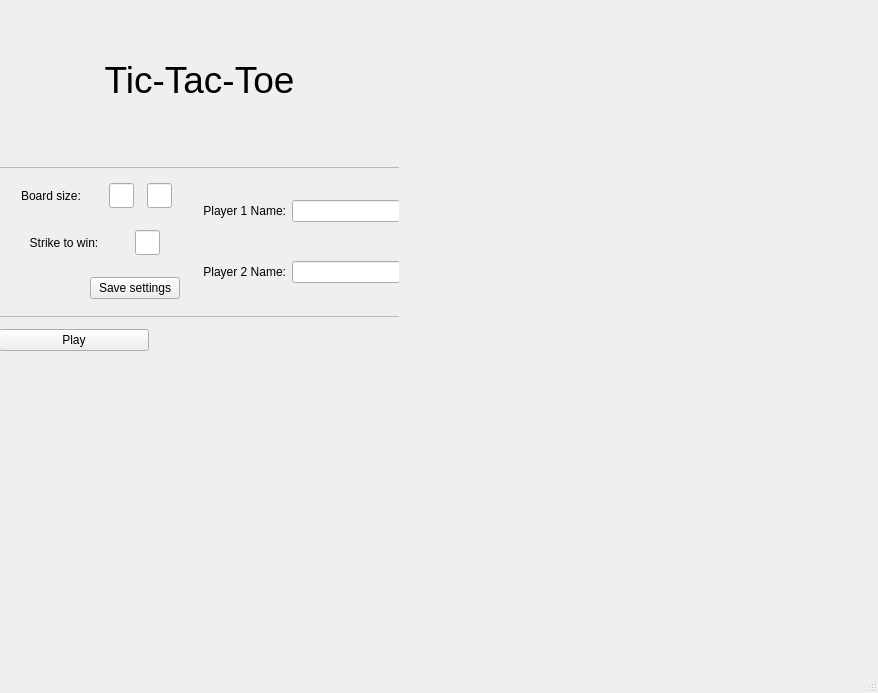
<?xml version="1.0" encoding="UTF-8"?>
<ui version="4.0">
 <class>MainWindow</class>
 <widget class="QMainWindow" name="MainWindow">
  <property name="geometry">
   <rect>
    <x>0</x>
    <y>0</y>
    <width>878</width>
    <height>693</height>
   </rect>
  </property>
  <property name="windowTitle">
   <string>MainWindow</string>
  </property>
  <widget class="QWidget" name="centralwidget">
   <widget class="QWidget" name="mainMenuWidget" native="true">
    <property name="geometry">
     <rect>
      <x>-1</x>
      <y>-1</y>
      <width>400</width>
      <height>400</height>
     </rect>
    </property>
    <property name="minimumSize">
     <size>
      <width>400</width>
      <height>400</height>
     </size>
    </property>
    <property name="maximumSize">
     <size>
      <width>400</width>
      <height>400</height>
     </size>
    </property>
    <property name="layoutDirection">
     <enum>Qt::LeftToRight</enum>
    </property>
    <widget class="QWidget" name="verticalLayoutWidget">
     <property name="geometry">
      <rect>
       <x>0</x>
       <y>0</y>
       <width>401</width>
       <height>360</height>
      </rect>
     </property>
     <layout class="QVBoxLayout" name="mainMenuLayout">
      <item>
       <widget class="QLabel" name="titleLabel">
        <property name="minimumSize">
         <size>
          <width>0</width>
          <height>150</height>
         </size>
        </property>
        <property name="maximumSize">
         <size>
          <width>16777215</width>
          <height>150</height>
         </size>
        </property>
        <property name="font">
         <font>
          <pointsize>28</pointsize>
         </font>
        </property>
        <property name="text">
         <string>Tic-Tac-Toe</string>
        </property>
        <property name="alignment">
         <set>Qt::AlignCenter</set>
        </property>
       </widget>
      </item>
      <item>
       <widget class="QFrame" name="settingsFrame">
        <property name="minimumSize">
         <size>
          <width>0</width>
          <height>150</height>
         </size>
        </property>
        <property name="maximumSize">
         <size>
          <width>16777215</width>
          <height>150</height>
         </size>
        </property>
        <property name="frameShape">
         <enum>QFrame::StyledPanel</enum>
        </property>
        <property name="frameShadow">
         <enum>QFrame::Raised</enum>
        </property>
        <widget class="QWidget" name="horizontalLayoutWidget_2">
         <property name="geometry">
          <rect>
           <x>0</x>
           <y>0</y>
           <width>401</width>
           <height>151</height>
          </rect>
         </property>
         <layout class="QHBoxLayout" name="settingsLayout">
          <item>
           <layout class="QVBoxLayout" name="boardSettingsLayout">
            <item>
             <layout class="QHBoxLayout" name="boardSizeLayout">
              <item>
               <widget class="QLabel" name="boardSizeLabel">
                <property name="minimumSize">
                 <size>
                  <width>90</width>
                  <height>0</height>
                 </size>
                </property>
                <property name="maximumSize">
                 <size>
                  <width>90</width>
                  <height>16777215</height>
                 </size>
                </property>
                <property name="text">
                 <string>Board size:</string>
                </property>
                <property name="alignment">
                 <set>Qt::AlignCenter</set>
                </property>
               </widget>
              </item>
              <item>
               <widget class="QLineEdit" name="boardSizeX">
                <property name="minimumSize">
                 <size>
                  <width>25</width>
                  <height>25</height>
                 </size>
                </property>
                <property name="maximumSize">
                 <size>
                  <width>25</width>
                  <height>25</height>
                 </size>
                </property>
                <property name="alignment">
                 <set>Qt::AlignCenter</set>
                </property>
               </widget>
              </item>
              <item>
               <widget class="QLineEdit" name="boardSizeY">
                <property name="minimumSize">
                 <size>
                  <width>25</width>
                  <height>25</height>
                 </size>
                </property>
                <property name="maximumSize">
                 <size>
                  <width>25</width>
                  <height>25</height>
                 </size>
                </property>
                <property name="alignment">
                 <set>Qt::AlignCenter</set>
                </property>
               </widget>
              </item>
             </layout>
            </item>
            <item>
             <layout class="QHBoxLayout" name="strikeSettingLayout">
              <item>
               <widget class="QLabel" name="strikeLabel">
                <property name="minimumSize">
                 <size>
                  <width>90</width>
                  <height>0</height>
                 </size>
                </property>
                <property name="maximumSize">
                 <size>
                  <width>90</width>
                  <height>16777215</height>
                 </size>
                </property>
                <property name="text">
                 <string>Strike to win:</string>
                </property>
                <property name="alignment">
                 <set>Qt::AlignCenter</set>
                </property>
               </widget>
              </item>
              <item>
               <widget class="QLineEdit" name="strikeBox">
                <property name="minimumSize">
                 <size>
                  <width>25</width>
                  <height>25</height>
                 </size>
                </property>
                <property name="maximumSize">
                 <size>
                  <width>25</width>
                  <height>25</height>
                 </size>
                </property>
                <property name="alignment">
                 <set>Qt::AlignCenter</set>
                </property>
               </widget>
              </item>
             </layout>
            </item>
            <item>
             <layout class="QHBoxLayout" name="horizontalLayout">
              <item>
               <spacer name="horizontalSpacer">
                <property name="orientation">
                 <enum>Qt::Horizontal</enum>
                </property>
                <property name="sizeHint" stdset="0">
                 <size>
                  <width>40</width>
                  <height>20</height>
                 </size>
                </property>
               </spacer>
              </item>
              <item>
               <widget class="QPushButton" name="saveSettingsButton">
                <property name="minimumSize">
                 <size>
                  <width>90</width>
                  <height>0</height>
                 </size>
                </property>
                <property name="maximumSize">
                 <size>
                  <width>90</width>
                  <height>16777215</height>
                 </size>
                </property>
                <property name="text">
                 <string>Save settings</string>
                </property>
               </widget>
              </item>
             </layout>
            </item>
           </layout>
          </item>
          <item>
           <layout class="QVBoxLayout" name="playerDataLayout">
            <item>
             <layout class="QHBoxLayout" name="playerLayout1">
              <item>
               <widget class="QLabel" name="playerLabel1">
                <property name="minimumSize">
                 <size>
                  <width>100</width>
                  <height>0</height>
                 </size>
                </property>
                <property name="maximumSize">
                 <size>
                  <width>100</width>
                  <height>16777215</height>
                 </size>
                </property>
                <property name="text">
                 <string>Player 1 Name:</string>
                </property>
                <property name="alignment">
                 <set>Qt::AlignRight|Qt::AlignTrailing|Qt::AlignVCenter</set>
                </property>
               </widget>
              </item>
              <item>
               <widget class="QLineEdit" name="playerNameEdit1">
                <property name="maximumSize">
                 <size>
                  <width>150</width>
                  <height>16777215</height>
                 </size>
                </property>
               </widget>
              </item>
             </layout>
            </item>
            <item>
             <layout class="QHBoxLayout" name="playerLayout2">
              <item>
               <widget class="QLabel" name="playerLabel2">
                <property name="minimumSize">
                 <size>
                  <width>100</width>
                  <height>0</height>
                 </size>
                </property>
                <property name="maximumSize">
                 <size>
                  <width>100</width>
                  <height>16777215</height>
                 </size>
                </property>
                <property name="text">
                 <string>Player 2 Name:</string>
                </property>
                <property name="alignment">
                 <set>Qt::AlignRight|Qt::AlignTrailing|Qt::AlignVCenter</set>
                </property>
               </widget>
              </item>
              <item>
               <widget class="QLineEdit" name="playerNameEdit2">
                <property name="maximumSize">
                 <size>
                  <width>150</width>
                  <height>16777215</height>
                 </size>
                </property>
               </widget>
              </item>
             </layout>
            </item>
           </layout>
          </item>
         </layout>
        </widget>
       </widget>
      </item>
      <item>
       <layout class="QVBoxLayout" name="controlLayout">
        <item>
         <widget class="QPushButton" name="playButton">
          <property name="minimumSize">
           <size>
            <width>150</width>
            <height>0</height>
           </size>
          </property>
          <property name="maximumSize">
           <size>
            <width>150</width>
            <height>16777215</height>
           </size>
          </property>
          <property name="text">
           <string>Play</string>
          </property>
         </widget>
        </item>
       </layout>
      </item>
     </layout>
    </widget>
   </widget>
  </widget>
  <widget class="QMenuBar" name="menubar">
   <property name="geometry">
    <rect>
     <x>0</x>
     <y>0</y>
     <width>878</width>
     <height>21</height>
    </rect>
   </property>
  </widget>
  <widget class="QStatusBar" name="statusbar"/>
 </widget>
 <resources/>
 <connections/>
</ui>
